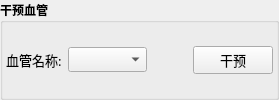
          <widget class="QGroupBox" name="m_grpGYXG">
           <property name="font">
            <font>
             <family>微软雅黑</family>
             <weight>75</weight>
             <bold>true</bold>
            </font>
           </property>
           <property name="title">
            <string>干预血管</string>
           </property>
           <property name="flat">
            <bool>false</bool>
           </property>
           <property name="checkable">
            <bool>false</bool>
           </property>
           <layout class="QHBoxLayout" name="horizontalLayout_11" stretch="0,1,0,0">
            <property name="leftMargin">
             <number>3</number>
            </property>
            <property name="topMargin">
             <number>3</number>
            </property>
            <property name="rightMargin">
             <number>3</number>
            </property>
            <property name="bottomMargin">
             <number>3</number>
            </property>
            <item>
             <widget class="QLabel" name="label_23">
              <property name="font">
               <font>
                <family>微软雅黑</family>
                <pointsize>10</pointsize>
                <weight>50</weight>
                <bold>false</bold>
               </font>
              </property>
              <property name="text">
               <string>血管名称:</string>
              </property>
             </widget>
            </item>
            <item>
             <widget class="QComboBox" name="m_cmbGYXGMC"/>
            </item>
            <item>
             <spacer name="horizontalSpacer_11">
              <property name="orientation">
               <enum>Qt::Horizontal</enum>
              </property>
              <property name="sizeHint" stdset="0">
               <size>
                <width>40</width>
                <height>20</height>
               </size>
              </property>
             </spacer>
            </item>
            <item>
             <widget class="QPushButton" name="m_btnGY">
              <property name="font">
               <font>
                <family>微软雅黑</family>
                <pointsize>10</pointsize>
                <weight>50</weight>
                <bold>false</bold>
               </font>
              </property>
              <property name="text">
               <string>干预</string>
              </property>
             </widget>
            </item>
           </layout>
          </widget>
